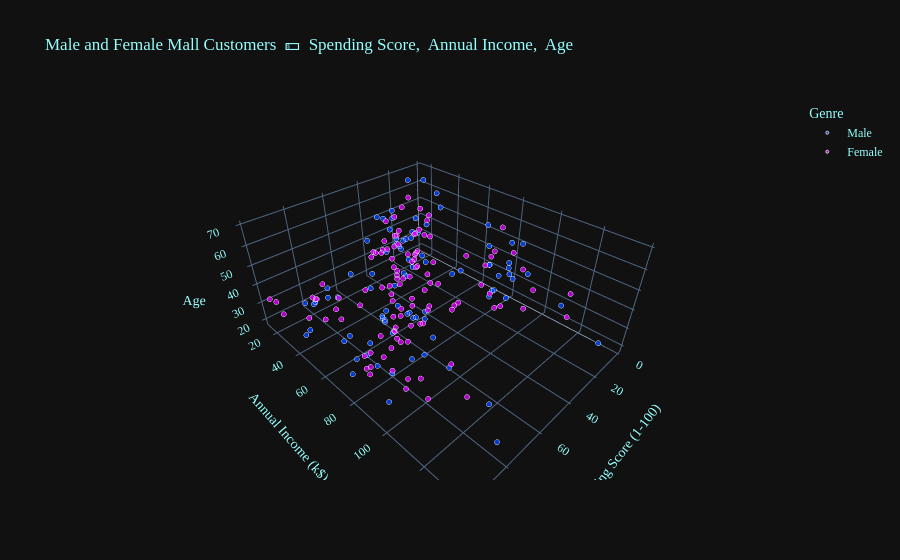

Notebook code cell kept with this figure:
### Markdown cell above
# Male and Female 💵 Spending Score, Annual Income, Age

### Code cell
fig = px.scatter_3d(df, x = "Spending Score (1-100)", y = "Annual Income (k$)", z = "Age",
                        hover_data = ["Age"], color = "Genre", opacity = 0.8,
                        title = f"Male and Female Mall Customers  💵  Spending Score,  Annual Income,  Age",
                        color_discrete_sequence = ["#0044FF", "#DE00FF"])

fig.update_traces(marker = dict(size = 3, line = dict(width = 1, color = "#FFFFFF")))
fig.update_coloraxes(showscale = False)
fig.update_layout(template = "plotly_dark", font = dict(family = "PT Sans", size = 12, color = "#97FFFF"))
fig.show()

### Figure 1 — Plotly figure (JSON) as saved in the notebook; plotly's stock layout.template omitted (floating-point values rounded to 4 significant figures)
{"data": [{"hovertemplate": "Genre=Male<br>Spending Score (1-100)=%{x}<br>Annual Income (k$)=%{y}<br>Age=%{z}<extra></extra>", "legendgroup": "Male", "marker": {"color": "#0044FF", "line": {"color": "#FFFFFF", "width": 1}, "opacity": 0.8, "size": 3, "symbol": "circle"}, "mode": "markers", "name": "Male", "scene": "scene", "showlegend": true, "type": "scatter3d", "x": [39, 81, 3, 14, 13, 79, 66, 29, 35, 73, 73, 82, 61, 4, 4, 92, 92, 36, 60, 60, 41, 46, 46, 56, 55, 51, 59, 59, 55, 47, 54, 48, 51, 55, 41, 46, 41, 49, 52, 42, 49, 59, 55, 56, 46, 43, 48, 52, 46, 56, 91, 35, 95, 11, 75, 9, 75, 5, 73, 10, 93, 12, 97, 36, 90, 17, 88, 1, 1, 5, 26, 20, 63, 13, 75, 10, 92, 15, 69, 14, 90, 15, 97, 68, 8, 74, 18, 83], "y": [15, 15, 19, 19, 20, 20, 21, 23, 24, 24, 25, 28, 28, 30, 33, 33, 38, 39, 42, 43, 43, 44, 46, 46, 46, 48, 48, 48, 49, 54, 54, 54, 54, 54, 54, 54, 59, 60, 60, 61, 61, 62, 62, 62, 63, 63, 63, 63, 64, 67, 69, 71, 71, 71, 71, 71, 71, 73, 73, 74, 75, 77, 77, 77, 78, 78, 78, 78, 78, 81, 85, 86, 87, 87, 87, 87, 87, 88, 88, 93, 93, 98, 99, 101, 113, 126, 137, 137], "z": [19, 21, 64, 67, 37, 22, 20, 52, 35, 25, 31, 29, 35, 60, 53, 18, 24, 48, 33, 59, 47, 69, 53, 70, 19, 63, 18, 19, 70, 59, 26, 40, 57, 38, 67, 48, 18, 48, 24, 48, 20, 67, 26, 49, 54, 68, 66, 65, 19, 27, 39, 43, 40, 59, 38, 47, 39, 20, 32, 19, 32, 25, 28, 48, 34, 43, 39, 37, 34, 19, 50, 42, 32, 40, 28, 36, 36, 58, 27, 59, 35, 46, 30, 28, 33, 32, 32, 30]}, {"hovertemplate": "Genre=Female<br>Spending Score (1-100)=%{x}<br>Annual Income (k$)=%{y}<br>Age=%{z}<extra></extra>", "legendgroup": "Female", "marker": {"color": "#DE00FF", "line": {"color": "#FFFFFF", "width": 1}, "opacity": 0.8, "size": 3, "symbol": "circle"}, "mode": "markers", "name": "Female", "scene": "scene", "showlegend": true, "type": "scatter3d", "x": [6, 77, 40, 76, 6, 94, 72, 99, 15, 77, 35, 98, 5, 14, 32, 31, 87, 73, 14, 81, 17, 73, 26, 75, 35, 61, 28, 65, 55, 47, 42, 42, 52, 54, 45, 50, 51, 52, 59, 50, 48, 47, 42, 49, 56, 53, 52, 42, 44, 57, 58, 55, 60, 46, 55, 40, 42, 47, 50, 41, 48, 42, 50, 54, 42, 48, 50, 43, 59, 43, 57, 40, 58, 29, 77, 34, 71, 88, 7, 72, 5, 40, 87, 74, 22, 20, 76, 16, 89, 78, 73, 35, 83, 93, 75, 95, 27, 13, 86, 32, 86, 88, 39, 24, 17, 85, 23, 69, 91, 16, 79, 28], "y": [16, 16, 17, 17, 18, 18, 19, 19, 20, 20, 21, 23, 25, 28, 28, 29, 29, 30, 33, 33, 34, 34, 37, 37, 38, 39, 39, 39, 40, 40, 40, 40, 42, 43, 43, 44, 46, 47, 47, 48, 48, 48, 49, 50, 50, 54, 54, 54, 54, 54, 57, 57, 58, 58, 59, 60, 60, 60, 60, 62, 62, 62, 63, 63, 64, 65, 65, 65, 65, 67, 67, 67, 69, 70, 70, 72, 72, 73, 73, 74, 75, 76, 76, 77, 78, 78, 78, 78, 78, 78, 78, 79, 79, 81, 85, 86, 87, 88, 88, 97, 97, 98, 99, 101, 103, 103, 103, 103, 113, 120, 120, 126], "z": [20, 23, 31, 22, 35, 23, 30, 35, 58, 24, 35, 35, 46, 54, 45, 40, 23, 21, 49, 21, 42, 30, 36, 20, 65, 31, 49, 24, 50, 27, 29, 31, 49, 31, 50, 51, 27, 67, 54, 43, 68, 32, 47, 60, 60, 45, 23, 49, 46, 21, 55, 22, 34, 50, 68, 40, 32, 47, 27, 23, 49, 21, 66, 19, 38, 18, 19, 63, 49, 51, 50, 38, 40, 23, 31, 25, 31, 29, 44, 35, 57, 28, 32, 32, 34, 44, 38, 47, 27, 30, 30, 56, 29, 31, 36, 33, 36, 52, 30, 37, 32, 29, 41, 54, 41, 36, 34, 32, 38, 47, 35, 45]}], "layout": {"coloraxis": {"showscale": false}, "font": {"color": "#97FFFF", "family": "PT Sans", "size": 12}, "legend": {"title": {"text": "Genre"}, "tracegroupgap": 0}, "scene": {"domain": {"x": [0.0, 1.0], "y": [0.0, 1.0]}, "xaxis": {"title": {"text": "Spending Score (1-100)"}}, "yaxis": {"title": {"text": "Annual Income (k$)"}}, "zaxis": {"title": {"text": "Age"}}}, "title": {"text": "Male and Female Mall Customers  💵  Spending Score,  Annual Income,  Age"}}}
